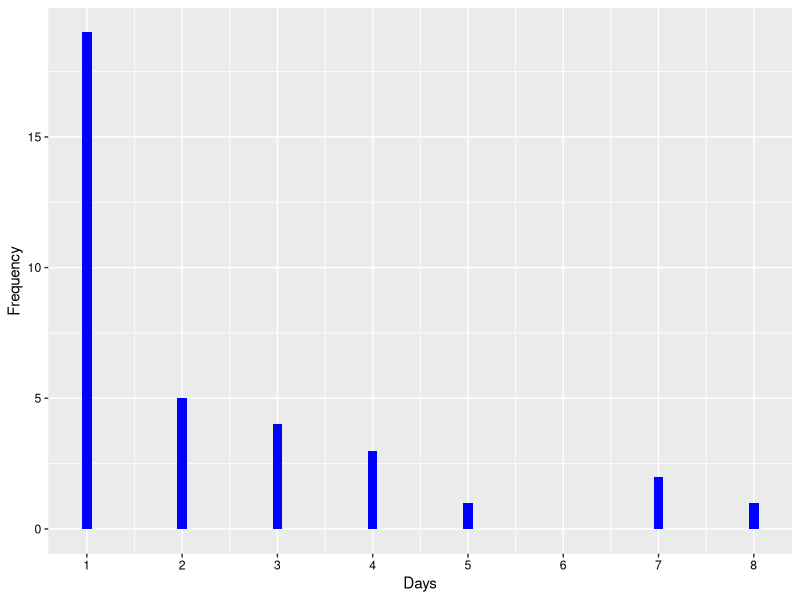
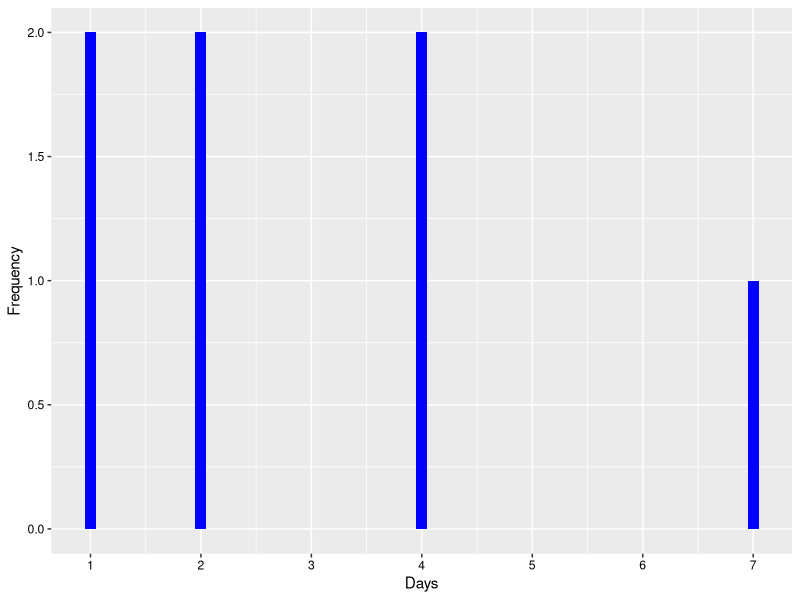
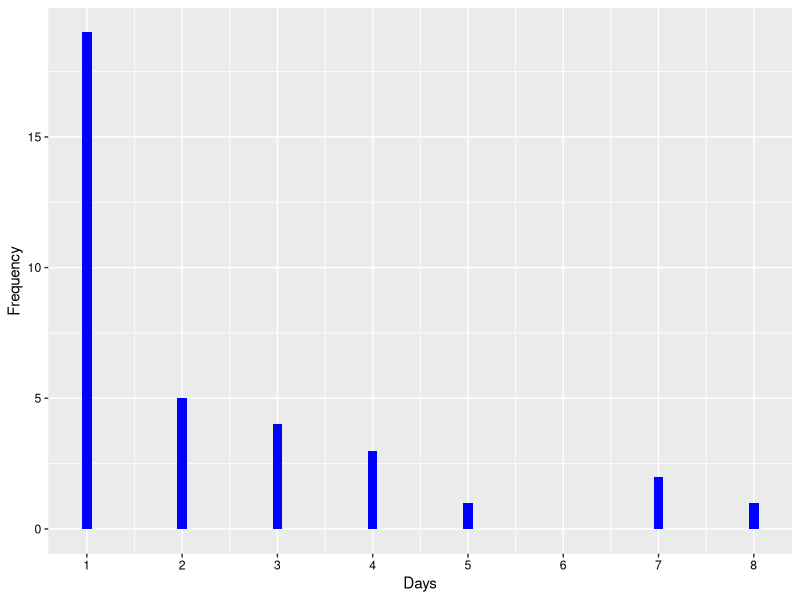
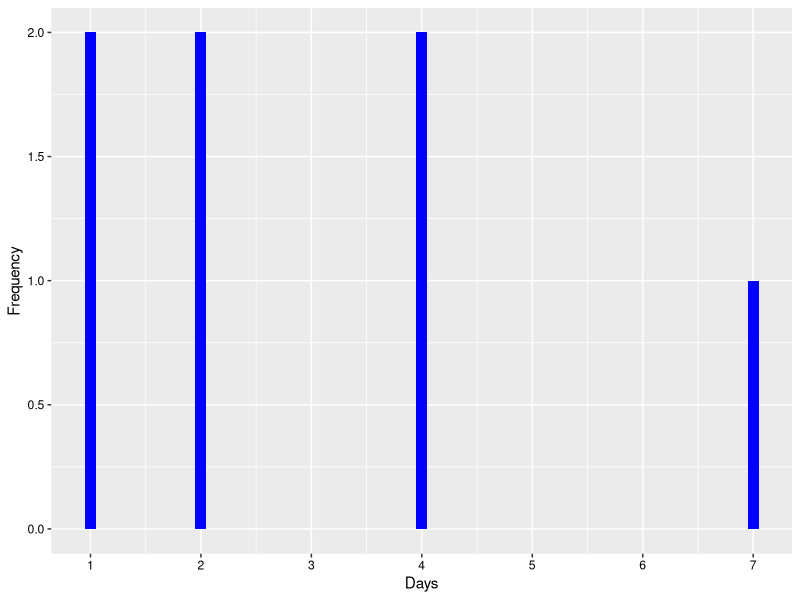

These charts were generated, in order, by the following R code:
# in this I plot frequncy-plots for the paper. These show the frequency of faults

library(ggplot2)
# plot related to long compressor cycles
# the data is calucalated from ground truth file first and then arranged on a notebook
days = seq(1,8,1)
freq = c(19,5,4,3,1,0,2,1)
df_lf = data.frame(days,freq)
g <- ggplot(df_lf,aes(days,freq)) + geom_bar(stat='identity',fill='blue',width = 0.1)
g <- g + labs(x="Days",y="Frequency")   
g <- g + theme(axis.text =element_text(colour="black")) + scale_x_continuous(breaks=seq(1,8,1))
g
savedirec = "/Volumes/MacintoshHD2/Users/haroonr/Dropbox/zenatix/paper/pics/"
ggsave(paste0(savedirec,'long_cycle.pdf'),height = 2,width = 4,units = c("in"))


# plot related to long compressor shutdown case
days = seq(1,7,1)
freq = c(2,2,0,2,0,0,1)
df_lf = data.frame(days,freq)
h <- ggplot(df_lf,aes(days,freq)) + geom_bar(stat='identity',fill='blue',width = 0.1)
h <- h + labs(x="Days",y="Frequency")   
h <- h + theme(axis.text =element_text(colour="black")) + scale_x_continuous(breaks=seq(1,8,1))
h
savedirec = "/Volumes/MacintoshHD2/Users/haroonr/Dropbox/zenatix/paper/pics/"
ggsave(paste0(savedirec,'compressor_down.pdf'),height = 2,width = 4,units = c("in"))
